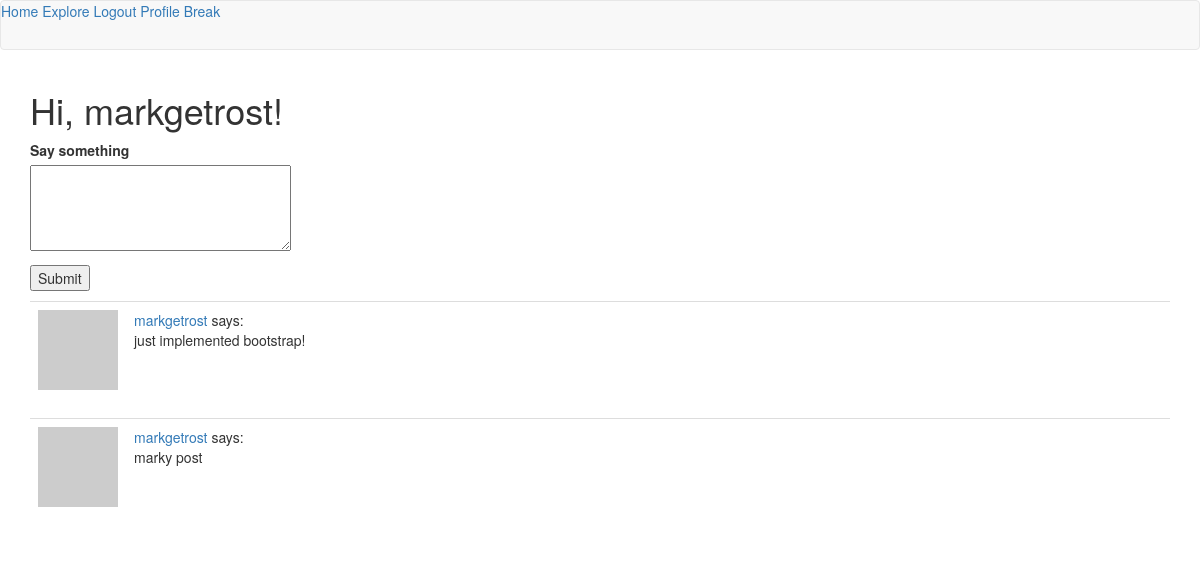
Screenshot of /index (signed in) with the database file from the repository.
### app/models.py (models this page shows, shortened)
class User(UserMixin, db.Model):
    id = db.Column(db.Integer, primary_key=True)
    username = db.Column(db.String(64), index=True, unique=True)
    email = db.Column(db.String(120), index=True, unique=True)
    password_hash = db.Column(db.String(128))
    posts = db.relationship('Post', backref='author', lazy='dynamic')
    about_me = db.Column(db.String(140))
    last_seen = db.Column(db.DateTime, default=datetime.utcnow)
    '''
    implementing followers
    the following relationship implements this idea:
    A follows B. A is the left User. B is the right User.
    If we query A, we get the list of users followed by A.

    Below,
    • 'User' is the user followed by A.
    • secondary is the aux. table above this class.
    • primary join is the condition that links A to B.
        - the follower id matches self.id (first var. in this class above)
    • secondaryjoin links B to A. B is the followed user, so they have the
      same id.
    • backref

    '''
    followed = db.relationship(
        'User', secondary=followers,
        primaryjoin=(followers.c.follower_id == id),
        secondaryjoin=(followers.c.followed_id == id),
        backref=db.backref('followers', lazy='dynamic'), lazy='dynamic')
    def followed_posts(self):
        just_followed_posts = Post.query.join(
        followers, (followers.c.followed_id==Post.user_id)).filter(
        followers.c.follower_id==self.id)
        own_posts = Post.query.filter_by(user_id=self.id)
        return just_followed_posts.union(own_posts).order_by(Post.timestamp.desc())
    def avatar(self, size):
        return 'https://www.gravatar.com/avatar/%s?d=identicon&s=%d' % (md5(self.email.encode('utf-8')).hexdigest(), size)
    '''
    Implement following and unfollowing other users.
    '''

class Post(db.Model):
    id = db.Column(db.Integer, primary_key=True)
    body = db.Column(db.String(140))
    timestamp = db.Column(db.DateTime, index=True, default=datetime.utcnow)
    user_id = db.Column(db.Integer, db.ForeignKey('user.id'))

### app/routes.py (the view, shortened to what this page needs)
@app.route('/', methods=['GET','POST'])
@app.route('/index', methods=['GET','POST'])
@login_required # decorator used by Flask-Login to ensure a user must be logged in to view this page
def index():
	form=PostForm()
	page = request.args.get('page', 1, type=int)
	posts = current_user.followed_posts().paginate(
		page, app.config['POSTS_PER_PAGE'], False)
	next_url = url_for('index', page=posts.next_num) \
		if posts.has_next else None
	prev_url = url_for('index', page=posts.prev_num) \
		if posts.has_prev else None
	return render_template('index.html', title='Home', form=form,
		posts=posts.items, next_url=next_url,
		prev_url=prev_url)

### app/forms.py
class PostForm(FlaskForm):
    post = TextAreaField('Say something', validators=[DataRequired(), Length(min=1,max=140)])
    submit = SubmitField('Submit')

### app/models.py (called while the page is built)
@login.user_loader
def load_user(id):
    return User.query.get(int(id))

### app/routes.py (called while the page is built)
@app.before_request
def before_request():
	if current_user.is_authenticated:
		current_user.last_seen = datetime.utcnow()
		db.session.commit()

### app/templates/index.html (shortened to what this page needs)
{% extends "base.html" %}
{% block app_content %}
    <h1>Hi, {{ current_user.username }}!</h1>
    {% if form %}
    <form action="" method="post">
        <p>
            {{ form.post.label }}<br>
            {{ form.post(cols=32, rows=4) }}<br>
        </p>
        <p>{{ form.submit() }}</p>
    </form>
    {% endif %}
    {% for post in posts %}
      {% include '_post.html' %}
    {% endfor %}
{% endblock %}

### app/templates/_post.html
 <table class="table table-hover">
        <tr>
            <td width="70px">
                <a href="{{ url_for('user', username=post.author.username) }}">
                    <img src="{{ post.author.avatar(70) }}" />
                </a>
            </td>
            <td>
                <a href="{{ url_for('user', username=post.author.username) }}">
                    {{ post.author.username }}
                </a>
                says:
                <br>
                {{ post.body }}
            </td>
        </tr>
    </table>

### rows the page displays
User: username "markgetrost"
Post: author.username "markgetrost", body "just implemented bootstrap!"
Post: author.username "markgetrost", body "marky post"
